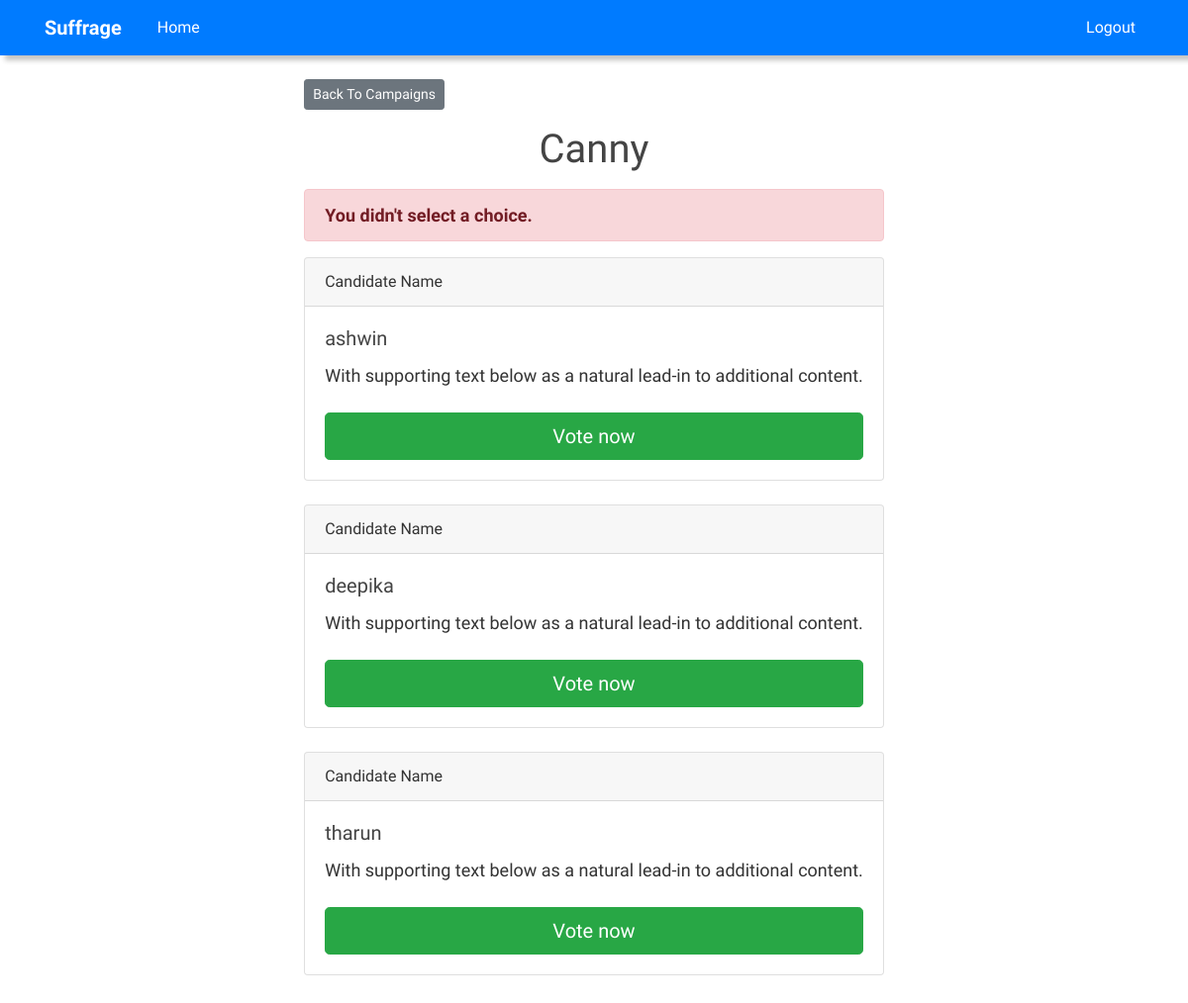
The app's page /campaigns/1/vote/ (signed in) with its own data.
### campaigns/models.py (models this page shows, shortened)
class Campaign(models.Model):
    organization_name = models.CharField(max_length = 200)
    pub_date = models.DateTimeField('date published')

class Candidates(models.Model):
    organization_name = models.ForeignKey(Campaign, on_delete = models.CASCADE)
    candidate_list = models.CharField(max_length = 200)
    votes = models.IntegerField(default = 0)
    class meta:
        verbose_name = "Candidate"

### campaigns/views.py (the view)
# urls.py: path('<int:campaign_id>/vote/', views.vote, name ='vote'),
@login_required
def vote(request, campaign_id):
	campaign = get_object_or_404(Campaign, pk = campaign_id)
	try:
		selected_choice = campaign.candidates_set.get(pk = request.POST['choice'])
	except (KeyError, Candidates.DoesNotExist):
		return render(request, 'campaigns/detail.html', {
			'campaign': campaign,
			'error_message': "You didn't select a choice.",
		})
	else:
		selected_choice.votes += 1
		selected_choice.save()
		return HttpResponseRedirect(reverse('campaigns:results', args =(campaign.id,)))

### templates/campaigns/detail.html (shortened to what this page needs)
{% extends 'base.html' %}
{% block content %}
<a class ="btn btn-secondary btn-sm mb-3" href ="{% url 'campaigns:index' %}">Back To Campaigns</a>
<h1 class ="text-center mb-3">{{ campaign.organization_name }}</h1>
{% if error_message %}
<p class ="alert alert-danger">
	<strong>{{ error_message }}</strong>
</p>
{% endif %}
<form action ="{% url 'campaigns:vote' campaign.id %}" method ="post">
	{% for candidate in campaign.candidates_set.all %}
	<div class="card">
  <div class="card-header">
    Candidate Name
  </div>
  <div class="card-body">
    <h5 class="card-title">{{ candidate.candidate_list }}</h5>
    <p class="card-text">With supporting text below as a natural lead-in to additional content.</p>
    <button type ="submit"  name = "choice" id ="choice{{ forloop.counter }}"  value ="{{ candidate.id }}" class ="btn btn-success btn-lg btn-block mt-4">Vote now</button>
  </div>
</div>
<br>
{% endfor %}
</form>
{% endblock %}

### static/css/main.css (style rules this page uses)
body { margin-top: 5rem; color: #333333; font-family: 'Mate', serif; }
p { font-size:18px; }
a { cursor: pointer; text-decoration: none; font-wi }
h1, h2, h3, h4, h5, h6 { color: #444444; }

### records on screen
Campaign: organization_name "Canny"
Candidates: candidate_list "ashwin"
Candidates: candidate_list "deepika"
Candidates: candidate_list "tharun"

### other values on screen
{{ error_message }} "You didn't select a choice."
